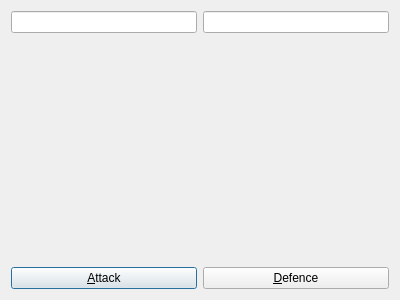
<?xml version="1.0" encoding="UTF-8"?>
<ui version="4.0">
 <class>RandomDialog</class>
 <widget class="QDialog" name="RandomDialog">
  <property name="geometry">
   <rect>
    <x>0</x>
    <y>0</y>
    <width>400</width>
    <height>300</height>
   </rect>
  </property>
  <property name="windowTitle">
   <string>Dialog</string>
  </property>
  <layout class="QHBoxLayout" name="horizontalLayout">
   <item>
    <layout class="QVBoxLayout" name="verticalLayout_2">
     <item>
      <widget class="QLineEdit" name="attackLineEdit">
       <property name="readOnly">
        <bool>true</bool>
       </property>
      </widget>
     </item>
     <item>
      <spacer name="verticalSpacer">
       <property name="orientation">
        <enum>Qt::Vertical</enum>
       </property>
       <property name="sizeHint" stdset="0">
        <size>
         <width>20</width>
         <height>40</height>
        </size>
       </property>
      </spacer>
     </item>
     <item>
      <widget class="QPushButton" name="attackPushButton">
       <property name="text">
        <string>&amp;Attack</string>
       </property>
      </widget>
     </item>
    </layout>
   </item>
   <item>
    <layout class="QVBoxLayout" name="verticalLayout">
     <item>
      <widget class="QLineEdit" name="defenceLineEdit">
       <property name="readOnly">
        <bool>true</bool>
       </property>
      </widget>
     </item>
     <item>
      <spacer name="verticalSpacer_2">
       <property name="orientation">
        <enum>Qt::Vertical</enum>
       </property>
       <property name="sizeHint" stdset="0">
        <size>
         <width>20</width>
         <height>40</height>
        </size>
       </property>
      </spacer>
     </item>
     <item>
      <widget class="QPushButton" name="defencePushButton">
       <property name="text">
        <string>&amp;Defence</string>
       </property>
      </widget>
     </item>
    </layout>
   </item>
  </layout>
 </widget>
 <resources/>
 <connections>
  <connection>
   <sender>attackPushButton</sender>
   <signal>clicked()</signal>
   <receiver>RandomDialog</receiver>
   <slot>attackPressed()</slot>
   <hints>
    <hint type="sourcelabel">
     <x>117</x>
     <y>275</y>
    </hint>
    <hint type="destinationlabel">
     <x>149</x>
     <y>203</y>
    </hint>
   </hints>
  </connection>
  <connection>
   <sender>defencePushButton</sender>
   <signal>clicked()</signal>
   <receiver>RandomDialog</receiver>
   <slot>defencePressed()</slot>
   <hints>
    <hint type="sourcelabel">
     <x>322</x>
     <y>267</y>
    </hint>
    <hint type="destinationlabel">
     <x>265</x>
     <y>148</y>
    </hint>
   </hints>
  </connection>
 </connections>
 <slots>
  <slot>attackPressed()</slot>
  <slot>defencePressed()</slot>
 </slots>
</ui>
